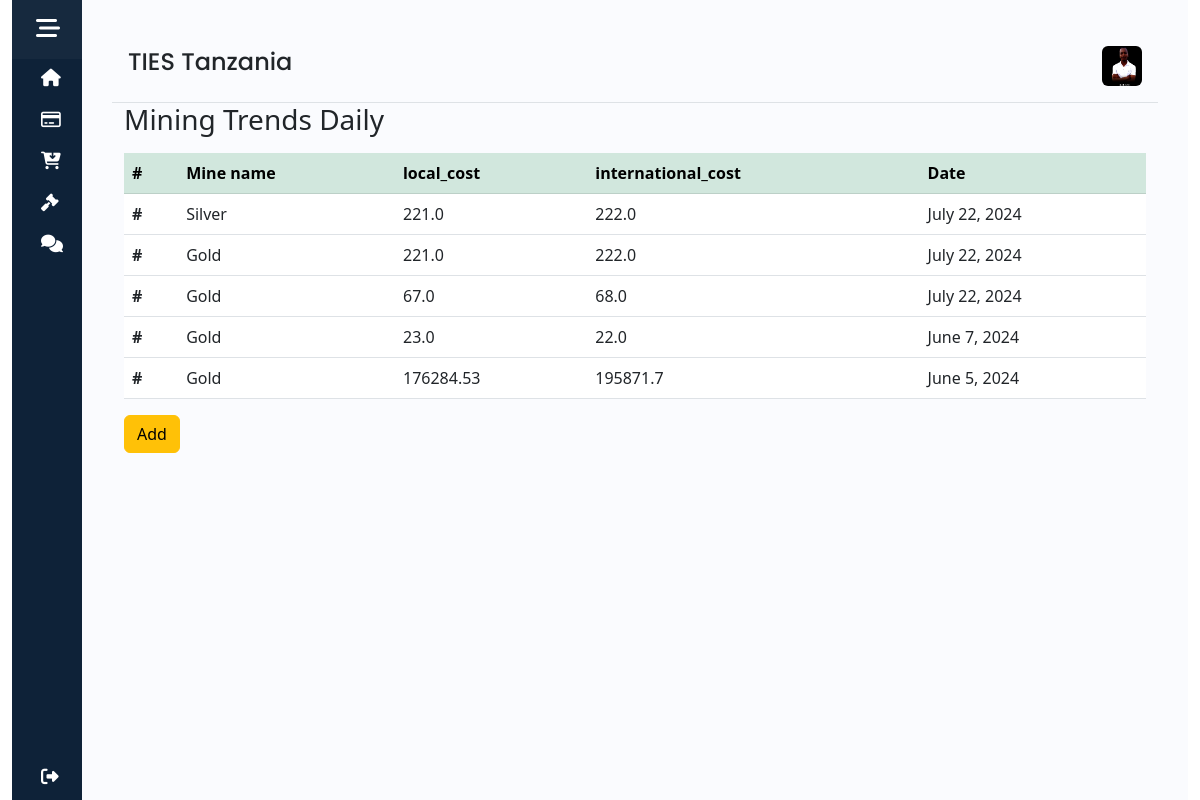
Screenshot of /miningTrends/ with the database file from the repository.
### app/models.py (models this page shows, shortened)
class MiningTrends(models.Model):
    mine_name = models.ForeignKey(Mine, on_delete=models.CASCADE)
    local_cost = models.FloatField()
    international_cost = models.FloatField()
    period = models.DateField(auto_now_add=True)

class Mine(models.Model):
    name = models.CharField(max_length=100)

### app/views.py (the view)
# urls.py: path('miningTrends/', views.miningTrends, name='miningTrends'),
def miningTrends(request):
    x = MiningTrends.objects.all().order_by('-period')
    context = {
        'x': x
    }
    return render(request, 'app/miningTrends.html', context)

### app/templates/app/miningTrends.html
{% extends 'app/base.html' %}
{% block content %}
<div class="container">
    <h3 class="mb-3">Mining Trends Daily</h3>
    <div class="table-responsive">
    <table class="table table-hover">
        <thead class="table-success ">
          <tr>
            <th scope="col">#</th>
            <th scope="col">Mine name</th>
            <th scope="col">local_cost</th>
            <th scope="col">international_cost</th>
            <th scope="col">Date</th>
          </tr>
        </thead>
        <tbody>
            {% for i in x %}
          <tr>
            <th scope="row">#</th>
            <td>{{i.mine_name.name}}</td>
            <td>{{i.local_cost}}</td>
            <td>{{i.international_cost}}</td>
            <td>{{i.period}}</td>
          </tr>
          {% endfor %}
        </tbody>
      </table>
    </div>
    <a href="{% url 'miningTrendsAdd' %}">
      <button class="btn btn-warning">
        Add
      </button>
    </a>
</div>
{% endblock %}

### app/static/app/css/style.css (style rules this page uses)
a { text-decoration: none; }
body { margin: 0; font-family: 'Poppins',sans-serif; }

### rows the page displays
MiningTrends: mine_name.name "Silver", local_cost "221.0", international_cost "222.0", period "July 22, 2024"
MiningTrends: mine_name.name "Gold", local_cost "221.0", international_cost "222.0", period "July 22, 2024"
MiningTrends: mine_name.name "Gold", local_cost "67.0", international_cost "68.0", period "July 22, 2024"
MiningTrends: mine_name.name "Gold", local_cost "23.0", international_cost "22.0", period "June 7, 2024"
MiningTrends: mine_name.name "Gold", local_cost "176284.53", international_cost "195871.7", period "June 5, 2024"
